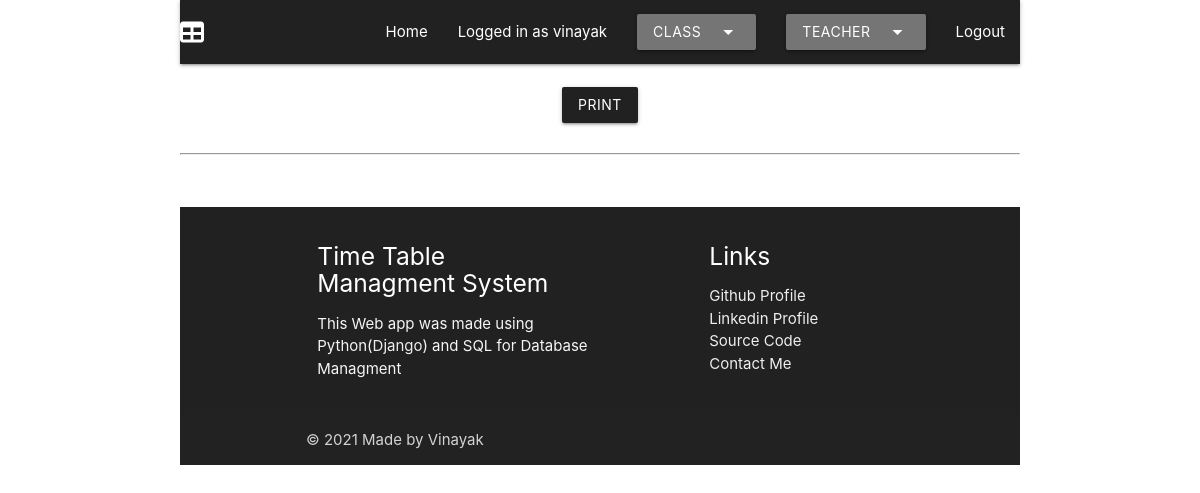
Before: /class_all/ (signed in) with the older database file.
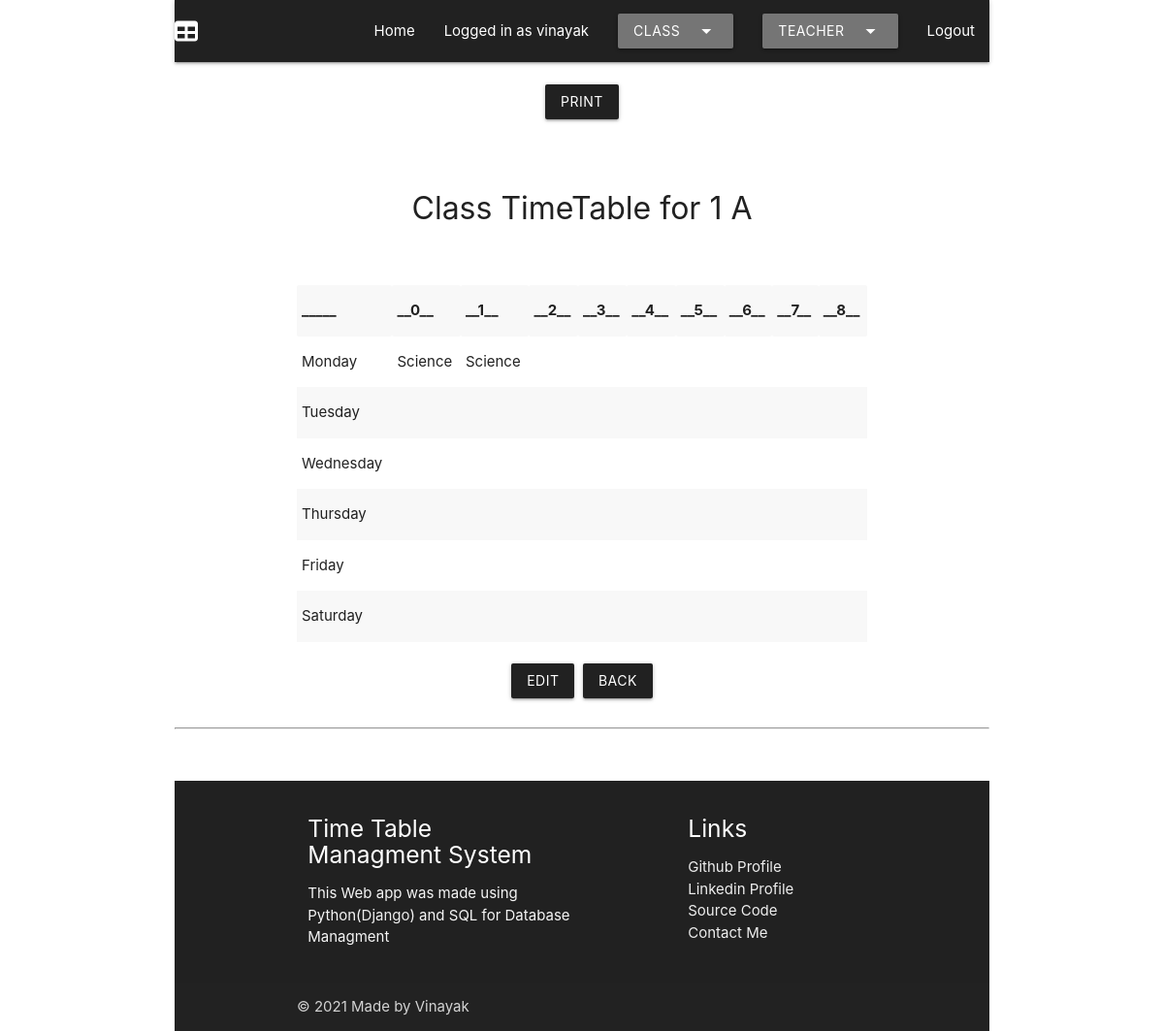
After: the same page with the newer database file.
### app1/models.py (models this page shows, shortened)
class Class(models.Model):
    Number = models.IntegerField()
    Section = models.CharField(max_length=2)
    Monday_0 = models.CharField(max_length=200, null=True, blank=True)
    Monday_1 = models.CharField(max_length=200, null=True, blank=True)
    Monday_2 = models.CharField(max_length=200, null=True, blank=True)
    Monday_3 = models.CharField(max_length=200, null=True, blank=True)
    Monday_4 = models.CharField(max_length=200, null=True, blank=True)
    Monday_5 = models.CharField(max_length=200, null=True, blank=True)
    Monday_6 = models.CharField(max_length=200, null=True, blank=True)
    Monday_7 = models.CharField(max_length=200, null=True, blank=True)
    Monday_8 = models.CharField(max_length=200, null=True, blank=True)
    Tuesday_0 = models.CharField(max_length=200, null=True, blank=True)
    Tuesday_1 = models.CharField(max_length=200, null=True, blank=True)
    Tuesday_2 = models.CharField(max_length=200, null=True, blank=True)
    Tuesday_3 = models.CharField(max_length=200, null=True, blank=True)
    Tuesday_4 = models.CharField(max_length=200, null=True, blank=True)
    Tuesday_5 = models.CharField(max_length=200, null=True, blank=True)
    Tuesday_6 = models.CharField(max_length=200, null=True, blank=True)
    Tuesday_7 = models.CharField(max_length=200, null=True, blank=True)
    Tuesday_8 = models.CharField(max_length=200, null=True, blank=True)
    Wednesday_0 = models.CharField(max_length=200, null=True, blank=True)
    Wednesday_1 = models.CharField(max_length=200, null=True, blank=True)
    Wednesday_2 = models.CharField(max_length=200, null=True, blank=True)
    Wednesday_3 = models.CharField(max_length=200, null=True, blank=True)
    Wednesday_4 = models.CharField(max_length=200, null=True, blank=True)
    Wednesday_5 = models.CharField(max_length=200, null=True, blank=True)
    Wednesday_6 = models.CharField(max_length=200, null=True, blank=True)
    Wednesday_7 = models.CharField(max_length=200, null=True, blank=True)
    Wednesday_8 = models.CharField(max_length=200, null=True, blank=True)
    Thursday_0 = models.CharField(max_length=200, null=True, blank=True)
    Thursday_1 = models.CharField(max_length=200, null=True, blank=True)
    Thursday_2 = models.CharField(max_length=200, null=True, blank=True)
    Thursday_3 = models.CharField(max_length=200, null=True, blank=True)
    Thursday_4 = models.CharField(max_length=200, null=True, blank=True)
    Thursday_5 = models.CharField(max_length=200, null=True, blank=True)
    Thursday_6 = models.CharField(max_length=200, null=True, blank=True)
    Thursday_7 = models.CharField(max_length=200, null=True, blank=True)
    Thursday_8 = models.CharField(max_length=200, null=True, blank=True)
    Friday_0 = models.CharField(max_length=200, null=True, blank=True)
    Friday_1 = models.CharField(max_length=200, null=True, blank=True)
    Friday_2 = models.CharField(max_length=200, null=True, blank=True)
    Friday_3 = models.CharField(max_length=200, null=True, blank=True)
    Friday_4 = models.CharField(max_length=200, null=True, blank=True)
    Friday_5 = models.CharField(max_length=200, null=True, blank=True)
    Friday_6 = models.CharField(max_length=200, null=True, blank=True)
    Friday_7 = models.CharField(max_length=200, null=True, blank=True)
    Friday_8 = models.CharField(max_length=200, null=True, blank=True)
    Saturday_0 = models.CharField(max_length=200, null=True, blank=True)
    Saturday_1 = models.CharField(max_length=200, null=True, blank=True)
    Saturday_2 = models.CharField(max_length=200, null=True, blank=True)
    Saturday_3 = models.CharField(max_length=200, null=True, blank=True)
    Saturday_4 = models.CharField(max_length=200, null=True, blank=True)
    Saturday_5 = models.CharField(max_length=200, null=True, blank=True)
    Saturday_6 = models.CharField(max_length=200, null=True, blank=True)
    Saturday_7 = models.CharField(max_length=200, null=True, blank=True)
    Saturday_8 = models.CharField(max_length=200, null=True, blank=True)

### app1/views.py (the view)
# urls.py: path('class_all/', views.cla_all, name = "class_all"),
def cla_all(request):
    assert isinstance(request, HttpRequest)
    if request.user.is_authenticated:
        cl = Class.objects.all()
        messages.info(request, f"You are Viewing Time table for all classes")
        return render(
            request,
            "app1/class_all.html",
            {
                'title': "Class Timetable for all classes",
                'year': datetime.now().year,
                'classes': cl,
            }
        )
    else:
        return redirect("app1:login")

### app1/templates/app1/class_all.html (shortened to what this page needs)
{% extends 'app1/layout.html' %}
{% block content %}
<br />
<div class = "container center">
    <button class="btn btn-outline-info grey darken-4 noprint center" onclick="window.# print()">Print</button>
</div>
<br />
{% for class in classes %}
    <br />
    <h3 align = "center">
        Class TimeTable for {{ class.Number }} {{ class.Section }}
    </h3>
    <br />
    <table class="highlight striped responsive-table container">
        <tr>
            <th>_____</th> <th>__0__</th>      <th>__1__</th>      <th>__2__</th>      <th>__3__</th>      <th>__4__</th>      <th>__5__</th>      <th>__6__</th>      <th>__7__</th>      <th>__8__</th>
        </tr>
        <tr>
            <td>Monday</td><td>{{ class.Monday_0 }}</td><td>{{ class.Monday_1 }}</td><td></td><td></td><td></td><td></td><td></td><td></td><td></td>
        </tr><br />
        <tr>
            <td>Tuesday</td><td></td><td></td><td></td><td></td><td></td><td></td><td></td><td></td><td></td>
        </tr>
        <tr>
            <td>Wednesday</td><td></td><td></td><td></td><td></td><td></td><td></td><td></td><td></td><td></td>
        </tr>
        <tr>
            <td>Thursday</td><td></td><td></td><td></td><td></td><td></td><td></td><td></td><td></td><td></td>
        </tr>
        <tr>
            <td>Friday</td><td></td><td></td><td></td><td></td><td></td><td></td><td></td><td></td><td></td>
        </tr>
        <tr>
            <td>Saturday</td><td></td><td></td><td></td><td></td><td></td><td></td><td></td><td></td><td></td>
        </tr>
    </table>
    <br />
    <div class = "container center">
       <button class="btn btn-outline-info grey noprint darken-4" onclick="document.location = '/class/edit/{{ class.Number }}%{{ class.Section }}'">Edit</button>&nbsp;&nbsp;<button class="btn btn-outline-info grey noprint darken-4" onclick="document.location = '/'">Back</button>
    </div>
    <br />
    {% endfor %}
    {% endblock %}

Changed rows visible on the page:
added Class: Number "1", Section "A", Monday_0 "Science", Monday_1 "Science"
